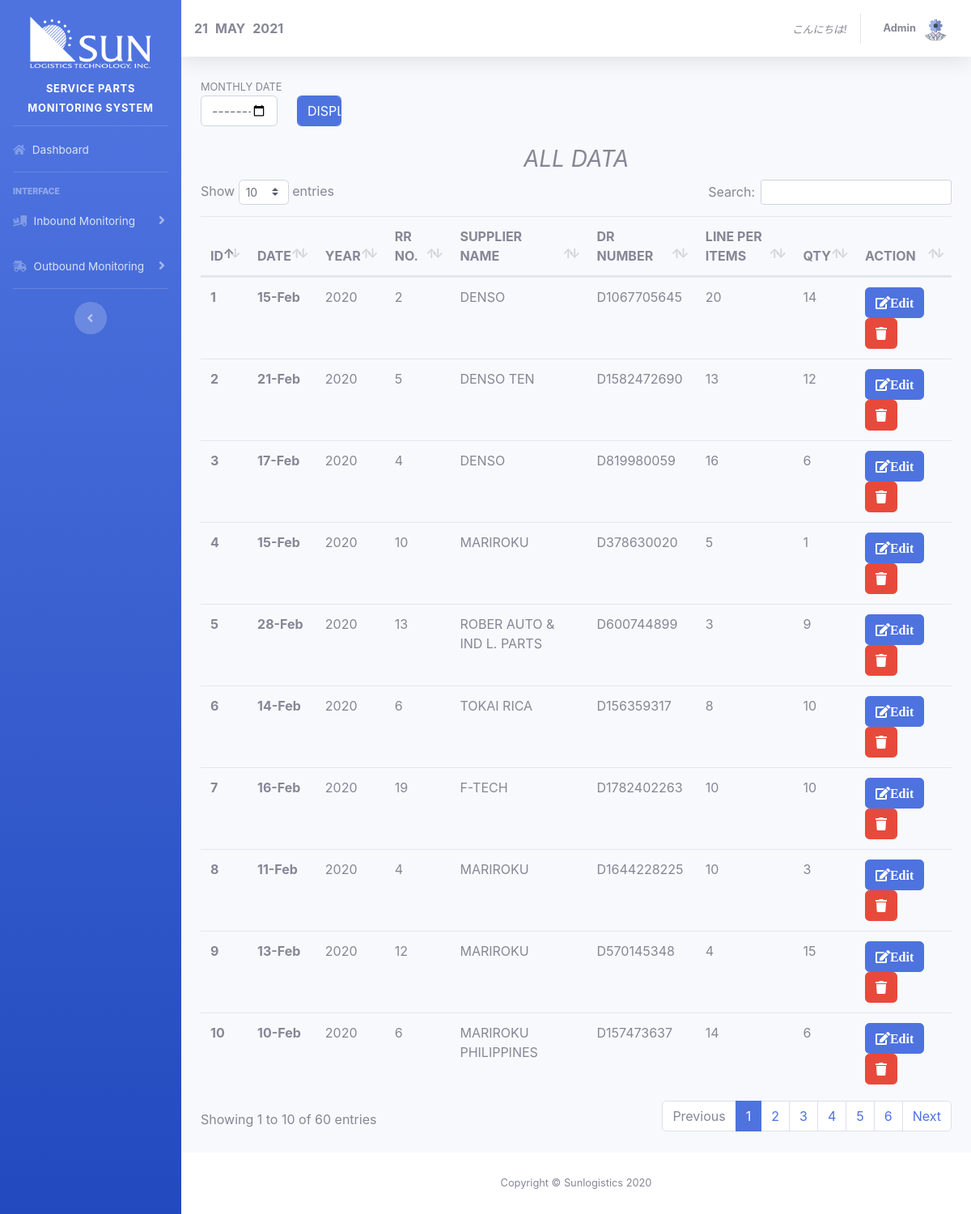
The app's page /viewInboundPage.php (signed in) with its own data.
### tables this page shows
CREATE TABLE `tbl_inbound` (
  `id` int(11) NOT NULL,
  `date` varchar(11) NOT NULL,
  `rrNo` int(11) NOT NULL,
  `suppName` varchar(50) NOT NULL,
  `drNo` varchar(50) NOT NULL,
  `linePerItems` int(11) NOT NULL,
  `qty` int(11) NOT NULL,
  `totalNoOfSupp` int(11) NOT NULL,
  `totalLinePerItem` int(11) NOT NULL,
  `totalQty` int(11) NOT NULL,
  `8106` varchar(50) NOT NULL,
  `rrAvail` varchar(50) NOT NULL,
  `rrDispatch` varchar(50) NOT NULL,
  `remarks` varchar(50) NOT NULL,
  `year` varchar(10) NOT NULL
);

### function.php (the view, shortened to what this page needs)
<?php
function displayInboundDataAll(){
	require 'connection.php';
	$sql = "SELECT * FROM tbl_inbound ORDER BY id DESC ";
	$displayInboundData = $conn->query($sql);
	if ($displayInboundData->num_rows > 0) {
		echo "
		<table class='table' 'table-bordered' id='dataTable' width='100%' cellspacing='0'>
		<thead>
		<tr>
		<th scope='col'>ID</th>
		<th scope='col'>DATE</th>
		<th scope='col'>YEAR</th>
		<th scope='col'>RR NO.</th>
		<th scope='col'>SUPPLIER NAME</th>
		<th scope='col'>DR NUMBER</th>
		<th scope='col'>LINE PER ITEMS</th>
		<th scope='col'>QTY</th>
		<th scope='col'>ACTION</th>
		</tr>
		</thead>
		<tbody>";
	}
	else{
		echo "NO DATA........";
	}
	while($row = $displayInboundData->fetch_assoc()) {
		echo "
		<tr>
		<th>". $row['id']. "</th>
		<th>". $row['date']. "</th>
		<td>" . $row['year']. "</td>
		<td>" . $row['rrNo']. "</td>
		<td>" . $row['suppName']. "</td>
		<td>" . $row['drNo']. "</td>
		<td>" . $row['linePerItems']. "</td>
		<td>" . $row['qty']. "</td>
		<td>
		<form class='deleteFORM' name='deleteForm' method='POST'>
		<a href=editInbound.php?id=". $row['id']. ">
		<button type='button' class='btn btn-primary' data-toggle='modal' data-target='#exampleModal'>
		<i class='fas fa-edit'>Edit</i>
		</button>
		</a>
		<button value='". $row['id'] ."' name='btnDeleteData' type='submit' class='btn btn-danger' data-toggle='modal' data-target='#exampleModal'>
		<i class='fas fa-trash'></i>
		</button>
		</form>
		</td>
		</tr>";
	}
	echo "
	</tbody>
	</table>
	";
}
?>

### header.php (shortened to what this page needs)
<!DOCTYPE html>
<html lang="en">
<head>
  <link href="vendor/fontawesome-free/css/all.min.css" rel="stylesheet" type="text/css">
  <link rel="stylesheet" type="text/css" href="../font.css">
  <link href="css/sb-admin-2.min.css" rel="stylesheet">
  <link rel="stylesheet" type="text/css" href="style.css">
  <link href="vendor/datatables/dataTables.bootstrap4.min.css" rel="stylesheet">
  <?php include 'function.php'; ?>
</head>
<body id="page-top">
  <div id="wrapper">
    <ul class="navbar-nav bg-gradient-primary sidebar sidebar-dark accordion" id="accordionSidebar">
      <center>
        <img src="img/company-logo-white.png" id="company-logo" class="d-logo"> <br>
      </center>
      <a class="sidebar-brand d-flex align-items-center justify-content-center" href="#">
        <div class="sidebar-brand-text mx-3"><small><b>SERVICE PARTS MONITORING SYSTEM</b></small></div>
      </a>
      <hr class="sidebar-divider my-0">
      <li class="nav-item">
        <a class="nav-link" href="../index.php">
          <i class="fas fa-home"></i>
          <span>Dashboard</span></a>
        </li>
        <hr class="sidebar-divider">
        <div class="sidebar-heading">
          Interface
        </div>
        <li class="nav-item" >
          <a class="nav-link collapsed" href="#" data-toggle="collapse" data-target="#collapseOne" aria-expanded="true" aria-controls="collapseOne">
            <i class="fas fa-truck-loading"></i>
            <span>Inbound Monitoring</span>
          </a>
        </li>
        <li class="nav-item" >
          <a class="nav-link collapsed" href="#" data-toggle="collapse" data-target="#collapseTwo" aria-expanded="true" aria-controls="collapseTwo">
            <i class="fas fa-shipping-fast"></i>
            <span>Outbound Monitoring</span>
          </a>
        </li>
        <hr class="sidebar-divider">
        <div class="text-center d-none d-md-inline">
          <button class="rounded-circle border-0" id="sidebarToggle"></button>
        </div>
      </ul>
      <div id="content-wrapper" class="d-flex flex-column">
        <div id="content">
          <nav class="navbar navbar-expand navbar-light bg-white topbar mb-4 static-top shadow">
            <?php
            $string = date("d-m-Y");
            $timestamp = strtotime($string);
            echo "<b>". date("d", $timestamp); echo "</b>";
            echo "&nbsp&nbsp<b>". strtoupper(date("F", $timestamp)); echo "</b>";
            echo "&nbsp&nbsp<b>". date("Y", $timestamp); echo "</b>";
            ?>
            <ul class="navbar-nav ml-auto">
              <p style="margin-top: 23px;"><i><small>こんにちは!</small></i></p>
              <li class="nav-item dropdown no-arrow">
                <a class="nav-link dropdown-toggle" href="#" id="userDropdown" role="button" data-toggle="dropdown" aria-haspopup="true" aria-expanded="false">
                  <span class="mr-2 d-none d-lg-inline text-gray-600 small"><b>Admin</b></span>
                  <img class="img-profile rounded-circle" src="img/admin-icon-3.png">
                </a>
              </li>
            </ul>
          </nav>

### viewInboundPage.php (shortened to what this page needs)
<?php include 'header.php'; ?>
<div class="container-fluid">
	<h1 class="h3 mb-4 text-gray-800"></h1>
	<div class="row">
		<div class="col-md-6">
			<small>MONTHLY DATE</small>
			<form name="printByMonth" method="get" action="viewInboundPageMonth.php">
				<div class="row">
					<div class="col-md-3">
						<input type="month" required="" name="txtByMonth" class="form-control ">
					</div>
					<div class="col-md-2">
						<input type="submit" class="form-control btn btn-primary" name="btnByMonth" value="DISPLAY">
					</div>
				</div>
			</form>
		</div>
	</div>
	<br>
	<center><i><h3>ALL DATA</h3></i></center>
	<?php
		echo displayInboundDataAll();
	?>
	<br>
</div>
<?php include 'footer.php'; ?>

### footer.php (shortened to what this page needs)
      </div>
      <footer class="sticky-footer bg-white">
        <div class="container my-auto">
          <div class="copyright text-center my-auto">
            <span>Copyright &copy; Sunlogistics 2020</span>
          </div>
        </div>
      </footer>
    </div>
  </div>
</body>
</html>

### style.css (style rules this page uses)
.fa-edit:before { content: "\f044"; color: white!important; }
.fa-trash:before { content: "\f1f8"; color: white!important; }
img#company-logo { max-width: 150px; }
.d-logo { margin-top: 20px; }

### records on screen
tbl_inbound: id "10", date "10-Feb", year "2020", rrNo "6", suppName "MARIROKU PHILIPPINES", drNo "D157473637", linePerItems "14", qty "6"
tbl_inbound: id "9", date "13-Feb", year "2020", rrNo "12", suppName "MARIROKU", drNo "D570145348", linePerItems "4", qty "15"
tbl_inbound: id "8", date "11-Feb", year "2020", rrNo "4", suppName "MARIROKU", drNo "D1644228225", linePerItems "10", qty "3"
tbl_inbound: id "7", date "16-Feb", year "2020", rrNo "19", suppName "F-TECH", drNo "D1782402263", linePerItems "10", qty "10"
tbl_inbound: id "6", date "14-Feb", year "2020", rrNo "6", suppName "TOKAI RICA", drNo "D156359317", linePerItems "8", qty "10"
tbl_inbound: id "5", date "28-Feb", year "2020", rrNo "13", suppName "ROBER AUTO & IND L. PARTS", drNo "D600744899", linePerItems "3", qty "9"
tbl_inbound: id "4", date "15-Feb", year "2020", rrNo "10", suppName "MARIROKU", drNo "D378630020", linePerItems "5", qty "1"
tbl_inbound: id "3", date "17-Feb", year "2020", rrNo "4", suppName "DENSO", drNo "D819980059", linePerItems "16", qty "6"
tbl_inbound: id "2", date "21-Feb", year "2020", rrNo "5", suppName "DENSO TEN", drNo "D1582472690", linePerItems "13", qty "12"
tbl_inbound: id "1", date "15-Feb", year "2020", rrNo "2", suppName "DENSO", drNo "D1067705645", linePerItems "20", qty "14"

### other values on screen
date("d", $timestamp) "21"
date("F", $timestamp) "MAY"
date("Y", $timestamp) "2021"
